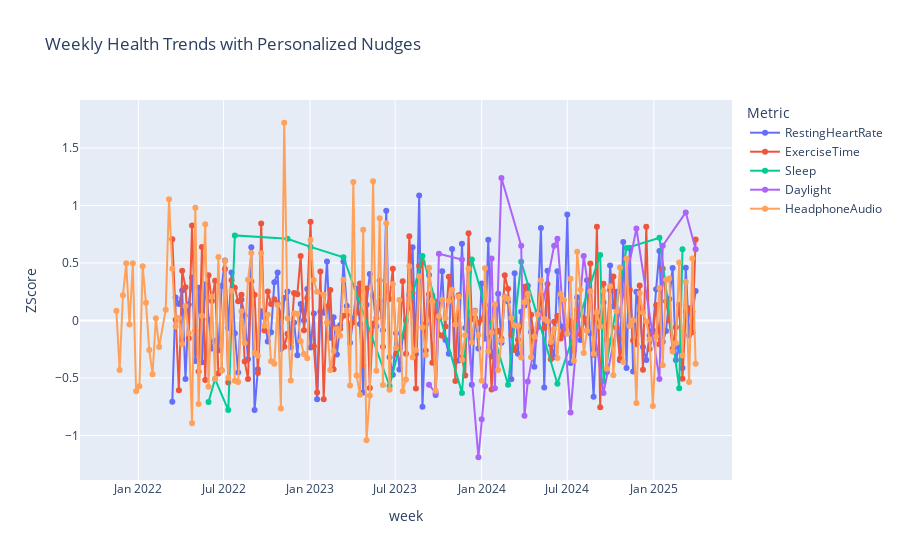

The notebook cell this image was saved under:
### Code cell
import plotly.express as px

# Melt to long format for plotting
long_df = weekly_combined.melt(
    id_vars=["week", "TrendSummary", "LLM_Nudge"],
    value_vars=["RestingHeartRate", "HRV", "ExerciseTime", "Sleep", "Daylight", "HeadphoneAudio"],
    var_name="Metric",
    value_name="ZScore"
)

# Drop missing z-scores
long_df = long_df.dropna(subset=["ZScore"])

# Plot
fig = px.line(
    long_df,
    x="week",
    y="ZScore",
    color="Metric",
    hover_data={
        "week": True,
        "Metric": True,
        "ZScore": ':.2f',
        "TrendSummary": True,
        "LLM_Nudge": True,
    },
    title="Weekly Health Trends with Personalized Nudges"
)
fig.update_traces(mode="lines+markers")
fig.show()

### Figure 1 — Plotly figure (JSON) as saved in the notebook; plotly's stock layout.template omitted (floating-point values rounded to 4 significant figures; data arrays with more than 128 entries replaced by an {"elided": "..."} marker saying what was removed)
{"data": [{"customdata": {"elided": "160x3 str values"}, "hovertemplate": "Metric=%{customdata[0]}<br>week=%{x}<br>ZScore=%{y:.2f}<br>TrendSummary=%{customdata[1]}<br>LLM_Nudge=%{customdata[2]}<extra></extra>", "legendgroup": "RestingHeartRate", "line": {"color": "#636efa", "dash": "solid"}, "marker": {"symbol": "circle"}, "mode": "lines+markers", "name": "RestingHeartRate", "orientation": "v", "showlegend": true, "type": "scatter", "x": {"elided": "160 str values"}, "xaxis": "x", "y": {"elided": "160 float values"}, "yaxis": "y"}, {"customdata": {"elided": "160x3 str values"}, "hovertemplate": "Metric=%{customdata[0]}<br>week=%{x}<br>ZScore=%{y:.2f}<br>TrendSummary=%{customdata[1]}<br>LLM_Nudge=%{customdata[2]}<extra></extra>", "legendgroup": "ExerciseTime", "line": {"color": "#EF553B", "dash": "solid"}, "marker": {"symbol": "circle"}, "mode": "lines+markers", "name": "ExerciseTime", "orientation": "v", "showlegend": true, "type": "scatter", "x": {"elided": "160 str values"}, "xaxis": "x", "y": {"elided": "160 float values"}, "yaxis": "y"}, {"customdata": [["Sleep", "Sleep: -0.71 | Noise Exposure: -0.58", "\"Consider improving sleep hygiene to reduce sleep z-score (-0.71) and potentially mitigate negative impacts on overall well-being.\""], ["Sleep", "Sleep: -0.51 | Noise Exposure: -0.51", "\"Prioritize a quiet environment tonight to optimize sleep quality, as both Sleep and Noise Exposure z-scores indicate significant disturbance.\""], ["Sleep", "Exercise Time: -0.54 | Sleep: -0.78", "\"Prioritize a 30-minute morning walk to boost exercise time and counterbalance sleep deficit for increased energy and alertness.\""], ["Sleep", "Sleep: +0.74 | Noise Exposure: -0.53", "\"Consider using earplugs or noise-cancelling devices to mitigate excessive noise exposure and prioritize sleep quality, given your above-average noise exposure z-score.\""], ["Sleep", "Sleep: +0.71", "\"Based on your elevated Sleep z-score, prioritize establishing a relaxing bedtime routine to support optimal rest and recovery.\""], ["Sleep", "Exercise Time: +0.86 | Sleep: +0.64 | Noise Exposure: +0.70", "\"Given the positive z-scores for Exercise Time, Sleep, and Noise Exposure, I recommend maintaining your current active routine and exploring noise-reducing strategies to further optimize overall well-being.\""], ["Sleep", "Resting HR: +0.51 | Sleep: +0.55", "\"Consider increasing physical activity to offset elevated resting heart rate and optimize overall cardiovascular well-being.\""], ["Sleep", "Sleep: -0.57 | Noise Exposure: -0.60", "\"Prioritize a quiet sleep environment or consider earplugs to mitigate excessive noise exposure, as both metrics suggest you're struggling with restful sleep.\""], ["Sleep", "Resting HR: -0.75 | Exercise Time: +0.51 | Sleep: +0.56", "\"Consider increasing Exercise Time to balance out Resting HR; +0.51 z-score suggests a positive correlation between physical activity and heart rate regulation.\""], ["Sleep", "Resting HR: +0.67 | Sleep: -0.63 | Daylight: +0.53", "\"Consider increasing Daylight exposure to balance your circadian rhythms and potentially reduce Resting HR.\""], ["Sleep", "Resting HR: -0.56 | Sleep: +0.53", "\"Prioritize stress-reducing sleep habits to compensate for slightly elevated heart rate.\""], ["Sleep", "Sleep: -0.56", "\"Prioritize sleep optimization strategies to improve overall well-being, considering a 0.56 standard deviation deficit in current sleep patterns.\""], ["Sleep", "Sleep: +0.51 | Daylight: +0.65", "\"Given the combined positive trends in Sleep and Daylight, prioritize morning sunlight exposure for a natural boost in alertness and circadian rhythm synchronization.\""], ["Sleep", "Sleep: -0.55 | Daylight: +0.71", "\"Consider increasing natural light exposure to boost mood and energy, given the positive daylight z-score trend.\""], ["Sleep", "Exercise Time: -0.76 | Sleep: +0.57", "\"Increase daily exercise time to optimize physical activity and balance with sleep quality.\""], ["Sleep", "Sleep: -0.53 | Daylight: -0.63", "\"Consider increasing daylight exposure to balance circadian rhythms and improve overall well-being, given current sleep and daylight trends.\""], ["Sleep", "Sleep: +0.63 | Noise Exposure: +0.54", "\"Consider earplugs or noise-cancelling headphones to reduce excessive noise exposure, as your +0.54 z-score suggests a potential impact on overall well-being.\""], ["Sleep", "Resting HR: +0.60 | Sleep: +0.72 | Daylight: -0.51", "\"Consider increasing Daylight exposure to potentially mitigate the negative impact on overall well-being.\""], ["Sleep", "Sleep: -0.59 | Noise Exposure: +0.50", "\"Address the noise exposure with ear protection or a quiet environment to promote better sleep and overall well-being.\""], ["Sleep", "Exercise Time: -0.51 | Sleep: +0.62", "\"Prioritize a 15-minute evening walk to balance sleep quality and offset reduced exercise time, promoting healthier daily rhythms.\""]], "hovertemplate": "Metric=%{customdata[0]}<br>week=%{x}<br>ZScore=%{y:.2f}<br>TrendSummary=%{customdata[1]}<br>LLM_Nudge=%{customdata[2]}<extra></extra>", "legendgroup": "Sleep", "line": {"color": "#00cc96", "dash": "solid"}, "marker": {"symbol": "circle"}, "mode": "lines+markers", "name": "Sleep", "orientation": "v", "showlegend": true, "type": "scatter", "x": ["2022-05-30T00:00:00.000000000", "2022-06-13T00:00:00.000000000", "2022-07-11T00:00:00.000000000", "2022-07-25T00:00:00.000000000", "2022-11-14T00:00:00.000000000", "2023-01-02T00:00:00.000000000", "2023-03-13T00:00:00.000000000", "2023-06-19T00:00:00.000000000", "2023-08-28T00:00:00.000000000", "2023-11-20T00:00:00.000000000", "2023-12-11T00:00:00.000000000", "2024-02-26T00:00:00.000000000", "2024-03-25T00:00:00.000000000", "2024-06-10T00:00:00.000000000", "2024-09-09T00:00:00.000000000", "2024-09-16T00:00:00.000000000", "2024-11-04T00:00:00.000000000", "2025-01-13T00:00:00.000000000", "2025-02-24T00:00:00.000000000", "2025-03-03T00:00:00.000000000"], "xaxis": "x", "y": [-0.71, -0.51, -0.78, 0.74, 0.71, 0.64, 0.55, -0.57, 0.56, -0.63, 0.53, -0.56, 0.51, -0.55, 0.57, -0.53, 0.63, 0.72, -0.59, 0.62], "yaxis": "y"}, {"customdata": [["Daylight", "Daylight: -0.56", "\"Prioritize natural light exposure through morning walks or outdoor activities to boost mood and cognitive function, as a negative daylight z-score suggests a potential need for increased sunlight.\""], ["Daylight", "Resting HR: -0.65 | Daylight: -0.63 | Noise Exposure: -0.61", "\"Consider incorporating stress-reducing activities into your daily routine to offset the negative trends in Resting HR, Daylight, and Noise Exposure.\""], ["Daylight", "Daylight: +0.58", "\"Consider increasing natural light exposure, as a +0.58 Z-Score suggests an optimal daylight environment for overall well-being.\""], ["Daylight", "Resting HR: +0.67 | Sleep: -0.63 | Daylight: +0.53", "\"Consider increasing Daylight exposure to balance your circadian rhythms and potentially reduce Resting HR.\""], ["Daylight", "Daylight: -1.19", "\"Prioritize morning sunlight exposure to counterbalance the negative daylight trend and potentially boost mood and overall well-being.\""], ["Daylight", "Daylight: -0.86 | Noise Exposure: -0.52", "\"Prioritize daytime activities with reduced noise exposure to compensate for lower daylight levels and potentially negative effects on overall well-being.\""], ["Daylight", "Daylight: -0.57", "\"Consider increasing daylight exposure to offset negative trends; prioritize morning activities or schedule accordingly.\""], ["Daylight", "Exercise Time: -0.60 | Daylight: +0.54", "\"Consider incorporating morning exercises or daytime physical activities to capitalize on Daylight's positive influence and balance out Exercise Time's negative trend.\""], ["Daylight", "Daylight: -0.59", "\"Consider implementing a daily light exposure routine, given your negative daylight z-score, to potentially boost mood and energy levels.\""], ["Daylight", "Daylight: +1.24", "\"Given the positive daylight z-score, consider increasing your Vitamin D-rich activities or morning sunlight exposure to boost mood and overall well-being.\""], ["Daylight", "Sleep: +0.51 | Daylight: +0.65", "\"Given the combined positive trends in Sleep and Daylight, prioritize morning sunlight exposure for a natural boost in alertness and circadian rhythm synchronization.\""], ["Daylight", "Daylight: -0.83", "\"Consider increasing Daylight exposure to boost circadian rhythms and overall well-being, as the negative z-score suggests a potential disconnect from natural light.\""], ["Daylight", "Daylight: -0.53", "\"Consider increasing Daylight exposure as a simple way to boost mood and overall well-being, given your current score of -0.53.\""], ["Daylight", "Daylight: +0.65", "\"Take advantage of the extra daylight hours by increasing outdoor activities to boost your mood and overall well-being!\""], ["Daylight", "Sleep: -0.55 | Daylight: +0.71", "\"Consider increasing natural light exposure to boost mood and energy, given the positive daylight z-score trend.\""], ["Daylight", "Daylight: -0.80", "\"Prioritize evening illumination to combat potential daylight deficiency, enhancing overall mood and energy.\""], ["Daylight", "Daylight: +0.56", "\"Embrace the extra daylight by taking a 15-minute morning walk to boost vitamin D levels and energy!\""], ["Daylight", "Sleep: -0.53 | Daylight: -0.63", "\"Consider increasing daylight exposure to balance circadian rhythms and improve overall well-being, given current sleep and daylight trends.\""], ["Daylight", "Daylight: +0.80 | Noise Exposure: -0.72", "\"Consider increasing daylight exposure given the strong positive trend (+0.80), which may help boost mood and overall well-being.\""], ["Daylight", "Resting HR: +0.60 | Sleep: +0.72 | Daylight: -0.51", "\"Consider increasing Daylight exposure to potentially mitigate the negative impact on overall well-being.\""], ["Daylight", "Daylight: +0.65", "\"Given the positive daylight z-score, prioritize morning sunlight exposure for improved mood and energy.\""], ["Daylight", "Daylight: +0.94", "\"Given your elevated Daylight z-score, consider maximizing morning sunlight exposure for natural mood boosters and vitamin D production.\""], ["Daylight", "Exercise Time: +0.70 | Daylight: +0.62", "\"Embrace daylight by taking a morning walk to complement your consistent exercise routine, leveraging this synergy for overall well-being.\""]], "hovertemplate": "Metric=%{customdata[0]}<br>week=%{x}<br>ZScore=%{y:.2f}<br>TrendSummary=%{customdata[1]}<br>LLM_Nudge=%{customdata[2]}<extra></extra>", "legendgroup": "Daylight", "line": {"color": "#ab63fa", "dash": "solid"}, "marker": {"symbol": "circle"}, "mode": "lines+markers", "name": "Daylight", "orientation": "v", "showlegend": true, "type": "scatter", "x": ["2023-09-11T00:00:00.000000000", "2023-09-25T00:00:00.000000000", "2023-10-02T00:00:00.000000000", "2023-11-20T00:00:00.000000000", "2023-12-25T00:00:00.000000000", "2024-01-01T00:00:00.000000000", "2024-01-08T00:00:00.000000000", "2024-01-22T00:00:00.000000000", "2024-01-29T00:00:00.000000000", "2024-02-12T00:00:00.000000000", "2024-03-25T00:00:00.000000000", "2024-04-01T00:00:00.000000000", "2024-04-08T00:00:00.000000000", "2024-06-03T00:00:00.000000000", "2024-06-10T00:00:00.000000000", "2024-07-08T00:00:00.000000000", "2024-08-05T00:00:00.000000000", "2024-09-16T00:00:00.000000000", "2024-11-25T00:00:00.000000000", "2025-01-13T00:00:00.000000000", "2025-01-20T00:00:00.000000000", "2025-03-10T00:00:00.000000000", "2025-03-31T00:00:00.000000000"], "xaxis": "x", "y": [-0.56, -0.63, 0.58, 0.53, -1.19, -0.86, -0.57, 0.54, -0.59, 1.24, 0.65, -0.83, -0.53, 0.65, 0.71, -0.8, 0.56, -0.63, 0.8, -0.51, 0.65, 0.94, 0.62], "yaxis": "y"}, {"customdata": {"elided": "175x3 str values"}, "hovertemplate": "Metric=%{customdata[0]}<br>week=%{x}<br>ZScore=%{y:.2f}<br>TrendSummary=%{customdata[1]}<br>LLM_Nudge=%{customdata[2]}<extra></extra>", "legendgroup": "HeadphoneAudio", "line": {"color": "#FFA15A", "dash": "solid"}, "marker": {"symbol": "circle"}, "mode": "lines+markers", "name": "HeadphoneAudio", "orientation": "v", "showlegend": true, "type": "scatter", "x": {"elided": "175 str values"}, "xaxis": "x", "y": {"elided": "175 float values"}, "yaxis": "y"}], "layout": {"legend": {"title": {"text": "Metric"}, "tracegroupgap": 0}, "title": {"text": "Weekly Health Trends with Personalized Nudges"}, "xaxis": {"anchor": "y", "domain": [0, 1], "title": {"text": "week"}}, "yaxis": {"anchor": "x", "domain": [0, 1], "title": {"text": "ZScore"}}}}
